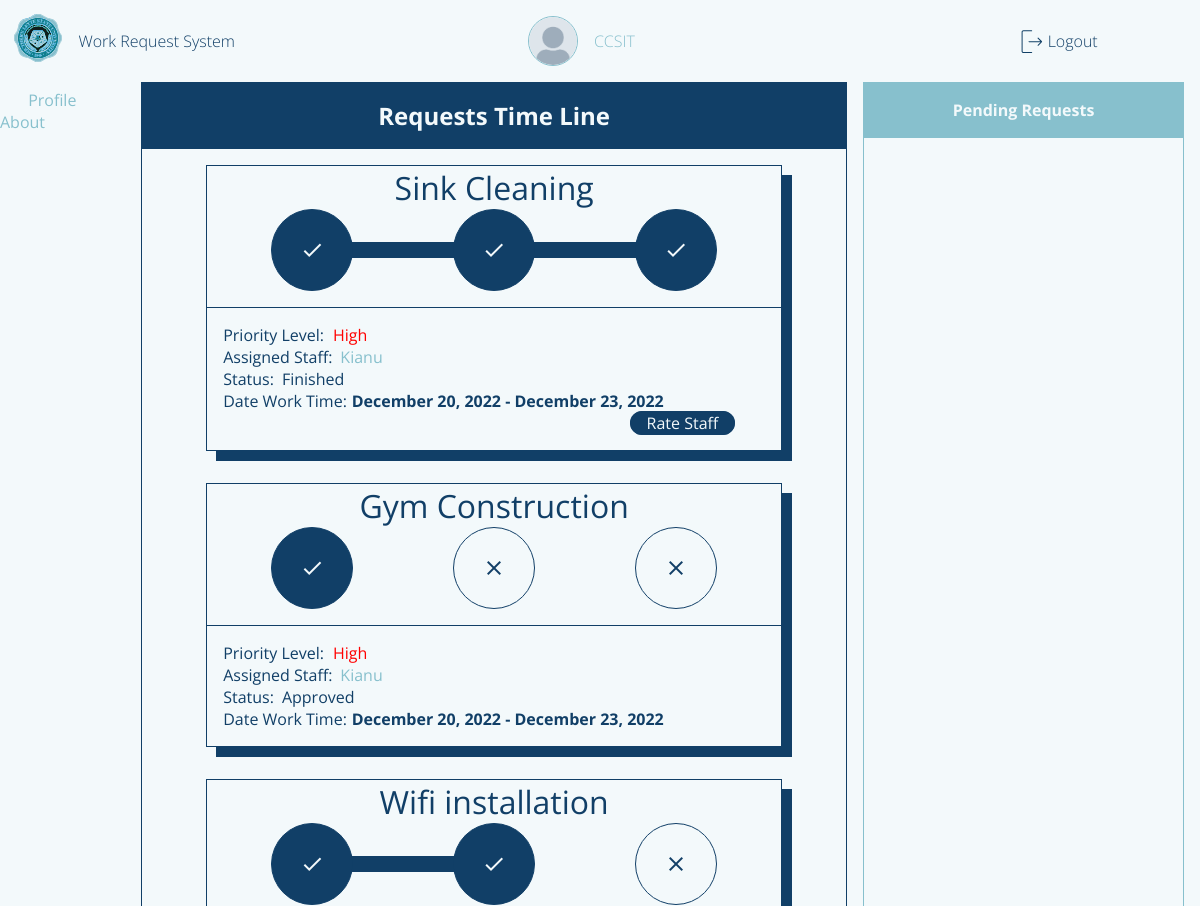
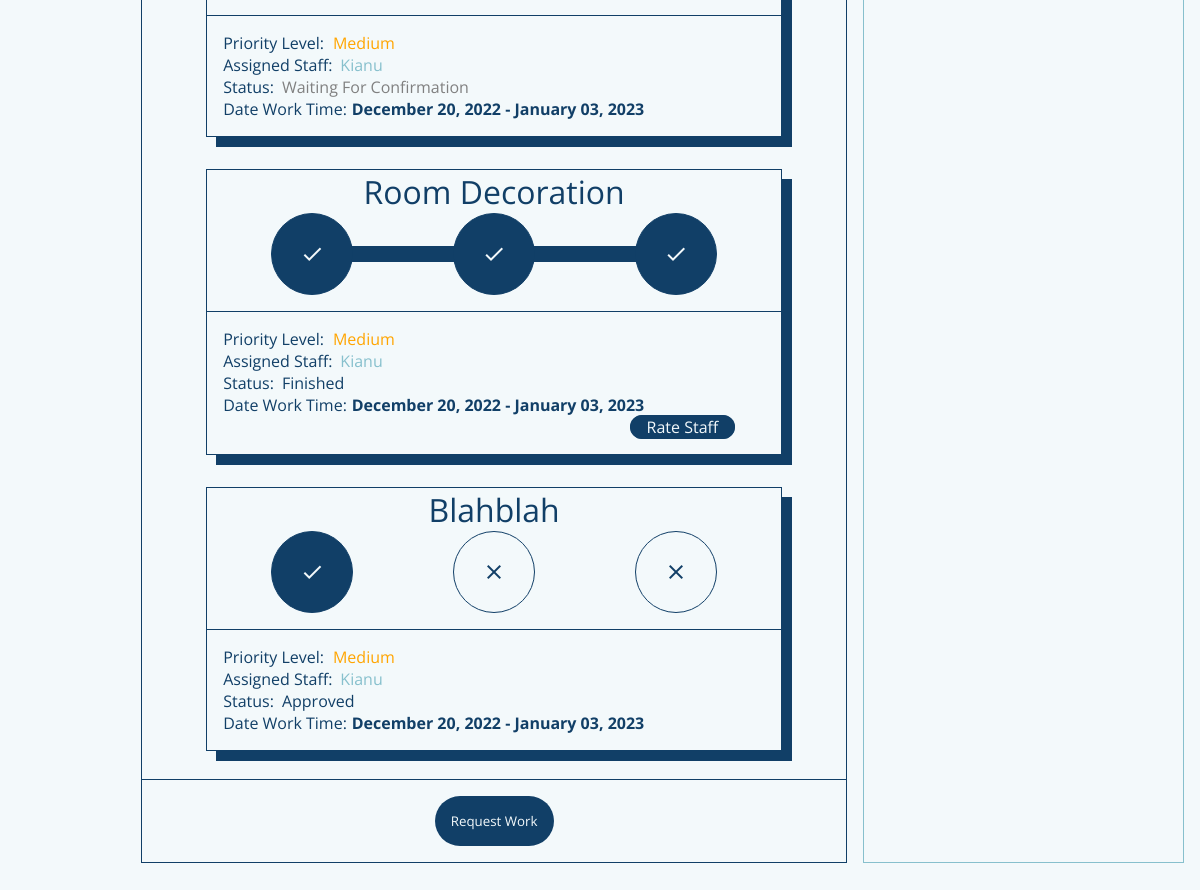
Screenshot of /requestorPage (signed in) with the database file from the repository (2 pictures, top to bottom).
### flaskApp/models.py (models this page shows, shortened)
class User(db.Model, UserMixin):
	__tablename__ = 'user'
	id = db.Column(db.Integer, primary_key=True)
	userName = db.Column(db.String(20), unique=True, nullable=False)
	userType = db.Column(db.String(20), default='Admin')
	passWord = db.Column(db.String(60), nullable=False)
	profilePicture = db.Column(db.String(60), default='dafault.png')
	requestForm = db.relationship('UserRequestForm', backref='user')
	userStaffExtension = db.relationship('StaffExtension', backref='staffExtension', uselist=False)

class UserRequestForm(db.Model):
	__tablename__ = 'userRequestForm'
	id = db.Column(db.Integer, primary_key=True)
	requestorName = db.Column(db.String(500), nullable=False)
	requestTitle = db.Column(db.String(500), nullable=False)
	requestedWork = db.Column(db.String(500), nullable=False)
	roomNumber = db.Column(db.String(20), nullable=False)
	avilabilityOfMaterials = db.Column(db.String(10), nullable=False)
	priorityLevel = db.Column(db.Integer, default=0) # change this to integer in the future 0 - pending 1 - high 2 - medium 3 - low
	status = db.Column(db.String(20), default='Pending')
	dateApproved = db.Column(DateTime, default=datetime.now(), nullable=False)
	dateLimit = db.Column(DateTime, default=datetime.now(), nullable=False)
	requestFormId = db.Column(db.Integer, db.ForeignKey('user.id'))
	requestRating = db.Column(db.Integer, default=0) # this is where a rating will be recorded
	assignedStaff = db.Column(db.Integer, db.ForeignKey('userstaff.id'))

class StaffExtension(db.Model):
	__tablename__ = 'userstaff'
	id = db.Column(db.Integer, primary_key=True)
	staffId = db.Column(db.Integer, db.ForeignKey('user.id'), unique=True)
	staffName = db.Column(db.String(20), nullable=False)
	staffAge = db.Column(db.String(20), nullable=False)
	staffGender = db.Column(db.String(20), nullable=False)
	staffOccupation = db.Column(db.String(20), nullable=False)
	staffRating = db.Column(db.Integer, default=0)
	staffComments = db.relationship('StaffExtensionComment', backref='staffComment')
	staffAssignment = db.relationship('UserRequestForm', backref='staffAssignment') # one to many relationship

### flaskApp/routes.py (the view, shortened to what this page needs)
@app.route('/requestorPage', methods=['GET', 'POST'])
def requestorPage():
	if current_user.is_authenticated == False:
		return redirect(url_for('loginPage'))
	form = WorkRequestForm()
	user = User.query.filter_by(userName=current_user.userName).first()
	countRequests = UserRequestForm.query.filter_by(requestorName=current_user.userName).count()
	userRequestForms = UserRequestForm.query.filter_by(requestFormId=user.id).order_by(UserRequestForm.priorityLevel)
	profileImage = url_for('static', filename='profilePic/'+current_user.profilePicture)
	return render_template('requestorDashboard.html', title='Requestor Page', user=current_user.userName, form=form, userForm=userRequestForms, count=countRequests, profileImage=profileImage)

### flaskApp/models.py (called while the page is built)
@loginManager.user_loader
def loadUser(userId):
	return User.query.get(int(userId))

### flaskApp/templates/requestorDashboard.html (shortened to what this page needs)
{% extends "layout.html" %}
{% block content %}
	<section class="content-main">
		<div class="content-main-head">
			Requests Time Line
		</div>
		<div class="content-main-body">
			{% for userForms in userForm %}
			{% if userForms.status != 'Pending' %}
				<div class="content-main-body-requests">
					<header>
						{{ userForms.requestTitle }}
					</header>
					<main>
						<body onload="progress()">
								{% if userForms.status == 'Approved' %}
								<ul class="progress">
									<li class="approved material-icons" value="0%">check</li>
									<li class="ongoing material-icons">close</li>
									<li class="finished material-icons">close</li>
								</ul>
								{% elif userForms.status == 'OnGoing' or userForms.status == 'Semi Final'%}
								<ul class="progress">
									<li class="approved material-icons" value="50%">check</li>
									<li class="ongoing material-icons">close</li>
									<li class="finished material-icons">close</li>
									<div class="progress-bar"></div>
								</ul>
								{% elif userForms.status == 'Finished'%}
								<ul class="progress">
									<li class="approved material-icons" value="90%">check</li>
									<li class="ongoing material-icons">close</li>
									<li class="finished material-icons">close</li>
								</ul>
								{% endif %}
						</body>
					</main>
					<footer>
						{% if userForms.priorityLevel == 1  %}
							<span>Priority Level: <i style="color:red;">High</i></span>
						{% elif userForms.priorityLevel == 2  %}
							<span>Priority Level: <i style="color:orange;">Medium</i></span>
						{% elif userForms.priorityLevel == 3  %}
							<span>Priority Level: <i style="color:green;">Low</i></span>
						{% endif %}
						<span class="assigned-staff">
							<p>Assigned Staff: </p>
							<a href="">{{userForms.staffAssignment.staffName}}</a>
						</span>
						<span class="status">
							<p>Status: </p>
							{% if userForms.status == 'Semi Final' %}
								<p id="status" style="color: gray;">Waiting For Confirmation</p>
							{% else %}
								<p id="status">{{ userForms.status }}</p>
							{% endif %}
						</span>
						<span class="dateApp">
							<p>Date Work Time: </p>
							<p id="status" style="font-weight: bold;">{{ userForms.dateApproved.strftime("%B %d, %Y") }} - {{ userForms.dateLimit.strftime("%B %d, %Y") }}</p>
						</span>
						{% if userForms.status == 'Finished'%}
							<span class="rate-btn">
								<a href="{{ url_for('rateStaff', reqId=userForms.id, idNum=userForms.staffAssignment.id) }}">Rate Staff</a>
							</span>
						{% endif %}
					</footer>
				</div>
			{% endif %}
			{% endfor %}
		</div>
		<div class="content-main-foot">
			<button class="request-work-btn">Request Work</button>
		</div>
	</section>
	<section class="content-side-left">
		<span class="content-side-left-profile">
			<i class="material-icons content-side-left-icon">person</i>
			<a href="{{ url_for('profilePage') }}">Profile</a>
		</span>
		<span class="content-side-about">
			<i class="material-icons content-side-left-icon">help</i>
			<a href="">About</a>
		</span>
	</section>
	<section class="content-side-right">
		<header>Pending Requests</header>
		<main>
		</main>
	</section>
	<section class="content-foot">
	</section>
{% endblock content %}

### flaskApp/templates/layout.html (shortened to what this page needs)
<!DOCTYPE html>
<html>
<head>
    {% if title == 'Login Page'%}
    	<link rel="stylesheet" type="text/css" href="{{ url_for('static', filename='login.css') }}">
    {% elif title == 'Admin Page'%}
    	<link rel="stylesheet" type="text/css" href="{{ url_for('static', filename='adminDashboard.css') }}">
    {% elif title == 'Requestor Page'%}
        <link rel="stylesheet" type="text/css" href="{{ url_for('static', filename='requestorDashboard.css') }}">
    {% elif title == 'Staff Page'%}
        <link rel="stylesheet" type="text/css" href="{{ url_for('static', filename='staffDashboard.css') }}">
    {% elif title == 'Admin Approval Page'%}
        <link rel="stylesheet" type="text/css" href="{{ url_for('static', filename='adminApproval.css') }}">
    {% elif title == 'Staff Ongoing Page'%}
        <link rel="stylesheet" type="text/css" href="{{ url_for('static', filename='staffOngoing.css') }}">
    {% elif title == 'Profile Page'%}
        <link rel="stylesheet" type="text/css" href="{{ url_for('static', filename='profilePage.css') }}">
    {% endif%}
</head>
<body>
	<div class="container">
        {% if title != 'Login Page'%}
        <header class="content-header">
            <div class="img-box">
                <img class="logo_slsu" src="{{ url_for('static', filename='img/logo_slsu.svg') }}">
            </div>
            {% if title == 'Admin Page'%}
                <section class="header-title">
                    <a href="{{ url_for('adminPage') }}">Work Request System</a>
                </section>
                <section class="header-user">
                    <img class='profile-picture'src="{{ profileImage }}">
                    <a href="{{ url_for('profilePage') }}">{{ user }}</a>
                </section>
            {% elif title == 'Requestor Page' %}
                <section class="header-title">
                    <a href="{{ url_for('requestorPage') }}">Work Request System</a>
                </section>
                <section class="header-user">
                <img class='profile-picture'src="{{ profileImage }}">
                    <a href="{{ url_for('profilePage') }}">{{ user }}</a>
                </section>
            {% endif %}
            <div class="header-profile">
                {% if current_user.is_authenticated == True %}
                <img src="{{ url_for('static', filename='img/logout.svg') }}">
                <a href="{{ url_for('logout') }}">Logout</a>
                {% endif %}
            </div>
        </header>
        {% endif%}
		{% block content %}{% endblock content %}
	</div>
</body>
</html>

### flaskApp/static/requestorDashboard.css (style rules this page uses)
body { background: var(--white); }
.container { margin: 0; display: grid; height: 100vh; grid-template-columns: 0.2fr 1fr 0.5fr; grid-template-rows: 0fr 1fr 0.02fr; grid-template-areas: 'h h h' 'l m r' 'f f f'; }
.content-header { grid-area: h; display: flex; flex-direction: row; align-items: center; padding: var(--fn-small); }
.img-box { flex-grow: 0; }
.header-title { flex-grow: 0; margin-left: 1rem; }
.header-title a { font-size: var(--fn-regular); font-weight: lighter; color: var(--blue); }
.header-user { flex-grow: 1; font-size: var(--fn-regular); font-weight: lighter; color: var(--blue); }
.header-profile { flex-grow: 0.3; }
.header-profile a { font-size: var(--fn-regular); font-weight: lighter; color: var(--blue); }
.content-main { grid-area: m; display: flex; flex-direction: column; border: 1px solid var(--blue); }
.content-main-head { flex-grow: 0; font-size: var(--fn-medium); text-align: center; color: var(--white); background-color: var(--blue); border-bottom: 1px solid var(--blue); padding: 1rem 0rem 1rem 0rem; font-weight: lighter; font-weight: bold; }
.content-main-body { flex-grow: 1; display: flex; flex-direction: column; overflow: scroll; height: 1rem; padding: 1rem; }
.dateApp { display: flex; flex-direction: row; }
.dateApp p:nth-child(2) { margin-left: 0.3rem; }
.content-main-body-requests { margin-bottom: 1rem; display: flex; flex-direction: column; border: 1px solid var(--blue); box-shadow: 10px 10px var(--blue); margin: 0rem 3rem 2rem 3rem }
.content-main-body-requests header { text-align: center; font-size: var(--fn-large); color: var(--blue); }
.content-main-body-requests main { display: flex; flex-direction: row; position: relative; margin: 0rem 4rem 1rem 4rem; }
.progress-bar { width: 0%; height: 1rem; background-color: var(--blue); position: absolute; top: 50%; left: 3%; transform: translateY(-50%); border-radius: 2rem; transition: width 1s ease; }
.content-main-body-requests main ul { display: flex; flex-direction: row; list-style: none; justify-content: space-between; margin: 0; padding: 0; width: 100%; }
.content-main-body-requests main ul li:first-child { background: var(--blue); border: 1px solid var(--blue); color: var(--white); }
.content-main-body-requests main ul li { width: 5rem; height: 5rem; background: var(--white); border: 1px solid var(--blue); color: var(--blue); display: flex; justify-content: center; align-items: center; z-index: 100; border-radius: 50%; }
.content-main-body-requests footer { border-top: 1px solid var(--blue); padding: 1rem 1rem 1rem 1rem; color: var(--blue); }
.content-main-body-requests footer span i { margin-left: 0.3rem; }
.assigned-staff, .status { display: flex; flex-direction: row; }
.assigned-staff a, .status p:nth-child(2) { margin-left: 0.5rem; }
.rate-btn { border: 1px solid var(--blue); padding: 0rem 1rem 0rem 1rem; margin-left: 75%; border-radius: 1rem; background-color: var(--blue); }
.rate-btn a { color: var(--white); }
.content-main-foot { flex-grow: 0; }
.content-side-left { grid-area: l; }
.content-side-right { grid-area: r; color: var(--blue); border: 1px solid var(--blueGreen); margin-left: 1rem; margin-right: 1rem; display: flex; flex-direction: column; }
.content-side-right header { border-bottom: 1px solid var(--blueGreen); text-align: center; padding: 1rem 0rem 1rem 0rem; flex-grow: 0; background: var(--blueGreen); color: var(--white); font-weight: bold; }
.content-side-right main { flex-grow: 1; display: flex; flex-direction: column; overflow: scroll; height: 1rem; }
.content-main-foot { padding: 1rem; border-top: 1px solid var(--blue); text-align: center; }
.request-work-btn { border: none; padding: 1rem; background: var(--blue); color: var(--white); border-radius: 2rem; cursor: pointer; }
.content-foot { grid-area: f; }

### rows the page displays
User: userName "CCSIT"
UserRequestForm: requestTitle "Sink Cleaning", shows "check", shows "Priority Level:", priorityLevel "High", staffAssignment.staffName "Kianu", status "Finished", dateApproved "December 20, 2022", dateLimit "December 23, 2022"
UserRequestForm: requestTitle "Gym Construction", shows "check", shows "Priority Level:", priorityLevel "High", staffAssignment.staffName "Kianu", status "Approved", dateApproved "December 20, 2022", dateLimit "December 23, 2022"
UserRequestForm: requestTitle "Wifi installation", status "check", shows "Priority Level:", priorityLevel "Medium", staffAssignment.staffName "Kianu", dateApproved "December 20, 2022", dateLimit "January 03, 2023"
UserRequestForm: requestTitle "Room Decoration", shows "check", shows "Priority Level:", priorityLevel "Medium", staffAssignment.staffName "Kianu", status "Finished", dateApproved "December 20, 2022", dateLimit "January 03, 2023"
UserRequestForm: requestTitle "Blahblah", shows "check", shows "Priority Level:", priorityLevel "Medium", staffAssignment.staffName "Kianu", status "Approved", dateApproved "December 20, 2022", dateLimit "January 03, 2023"
